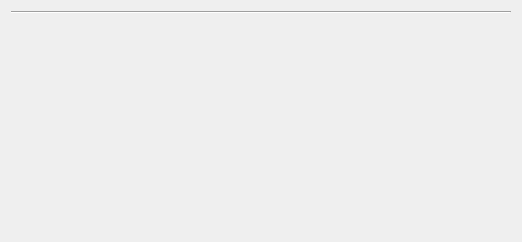
<?xml version="1.0" encoding="UTF-8"?>
<ui version="4.0">
 <class>Form</class>
 <widget class="QWidget" name="Form">
  <property name="geometry">
   <rect>
    <x>0</x>
    <y>0</y>
    <width>512</width>
    <height>242</height>
   </rect>
  </property>
  <property name="windowTitle">
   <string>Form</string>
  </property>
  <layout class="QVBoxLayout" name="verticalLayout">
   <item>
    <layout class="QGridLayout" name="nameLayout"/>
   </item>
   <item>
    <widget class="Line" name="line">
     <property name="orientation">
      <enum>Qt::Horizontal</enum>
     </property>
    </widget>
   </item>
   <item>
    <layout class="QGridLayout" name="parameterLayout"/>
   </item>
   <item>
    <spacer name="verticalSpacer">
     <property name="orientation">
      <enum>Qt::Vertical</enum>
     </property>
     <property name="sizeHint" stdset="0">
      <size>
       <width>500</width>
       <height>20</height>
      </size>
     </property>
    </spacer>
   </item>
  </layout>
 </widget>
 <resources/>
 <connections/>
</ui>
